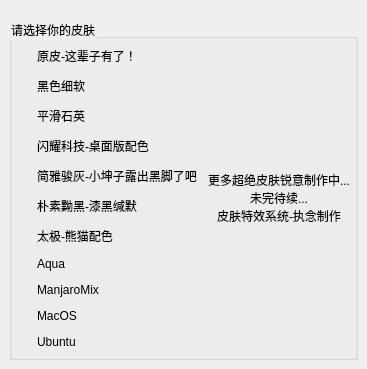
       <widget class="QWidget" name="Tab5">
        <property name="styleSheet">
         <string notr="true"/>
        </property>
        <attribute name="title">
         <string>皮肤选择</string>
        </attribute>
        <layout class="QVBoxLayout" name="verticalLayout_11">
         <property name="spacing">
          <number>5</number>
         </property>
         <property name="leftMargin">
          <number>0</number>
         </property>
         <property name="topMargin">
          <number>10</number>
         </property>
         <property name="rightMargin">
          <number>0</number>
         </property>
         <property name="bottomMargin">
          <number>0</number>
         </property>
         <item>
          <widget class="QWidget" name="SkinWidget" native="true">
           <property name="styleSheet">
            <string notr="true">#frame{
	 border-image: url(:/images/qss_images/firefly.png);
}</string>
           </property>
           <layout class="QVBoxLayout" name="verticalLayout_10">
            <item>
             <widget class="QGroupBox" name="groupBox">
              <property name="autoFillBackground">
               <bool>false</bool>
              </property>
              <property name="styleSheet">
               <string notr="true">background-color: rgba(146, 170, 255, 0);</string>
              </property>
              <property name="title">
               <string>请选择你的皮肤</string>
              </property>
              <property name="flat">
               <bool>false</bool>
              </property>
              <layout class="QHBoxLayout" name="horizontalLayout_5" stretch="1,2">
               <property name="leftMargin">
                <number>5</number>
               </property>
               <property name="topMargin">
                <number>5</number>
               </property>
               <property name="rightMargin">
                <number>5</number>
               </property>
               <property name="bottomMargin">
                <number>5</number>
               </property>
               <item>
                <layout class="QVBoxLayout" name="verticalLayout_9">
                 <item>
                  <widget class="QRadioButton" name="skin1">
                   <property name="text">
                    <string extracomment="这辈子有了！">原皮-这辈子有了！</string>
                   </property>
                  </widget>
                 </item>
                 <item>
                  <widget class="QRadioButton" name="skin2">
                   <property name="text">
                    <string>黑色细软</string>
                   </property>
                  </widget>
                 </item>
                 <item>
                  <widget class="QRadioButton" name="skin3">
                   <property name="text">
                    <string>平滑石英</string>
                   </property>
                  </widget>
                 </item>
                 <item>
                  <widget class="QRadioButton" name="skin4">
                   <property name="text">
                    <string>闪耀科技-桌面版配色</string>
                   </property>
                  </widget>
                 </item>
                 <item>
                  <widget class="QRadioButton" name="skin5">
                   <property name="text">
                    <string>简雅骏灰-小坤子露出黑脚了吧</string>
                   </property>
                  </widget>
                 </item>
                 <item>
                  <widget class="QRadioButton" name="skin6">
                   <property name="text">
                    <string>朴素黝黑-漆黑缄默</string>
                   </property>
                  </widget>
                 </item>
                 <item>
                  <widget class="QRadioButton" name="skin7">
                   <property name="text">
                    <string>太极-熊猫配色</string>
                   </property>
                  </widget>
                 </item>
                 <item>
                  <widget class="QRadioButton" name="skin8">
                   <property name="text">
                    <string>Aqua</string>
                   </property>
                  </widget>
                 </item>
                 <item>
                  <widget class="QRadioButton" name="skin9">
                   <property name="text">
                    <string>ManjaroMix</string>
                   </property>
                  </widget>
                 </item>
                 <item>
                  <widget class="QRadioButton" name="skin10">
                   <property name="text">
                    <string>MacOS</string>
                   </property>
                  </widget>
                 </item>
                 <item>
                  <widget class="QRadioButton" name="skin11">
                   <property name="text">
                    <string>Ubuntu</string>
                   </property>
                  </widget>
                 </item>
                </layout>
               </item>
               <item>
                <widget class="QLabel" name="SkinWidget_Label">
                 <property name="styleSheet">
                  <string notr="true">font: 30pt &quot;ShouShuti&quot;;</string>
                 </property>
                 <property name="text">
                  <string>更多超绝皮肤锐意制作中...
未完待续...
皮肤特效系统-执念制作</string>
                 </property>
                 <property name="alignment">
                  <set>Qt::AlignCenter</set>
                 </property>
                </widget>
               </item>
              </layout>
             </widget>
            </item>
           </layout>
          </widget>
         </item>
        </layout>
       </widget>
